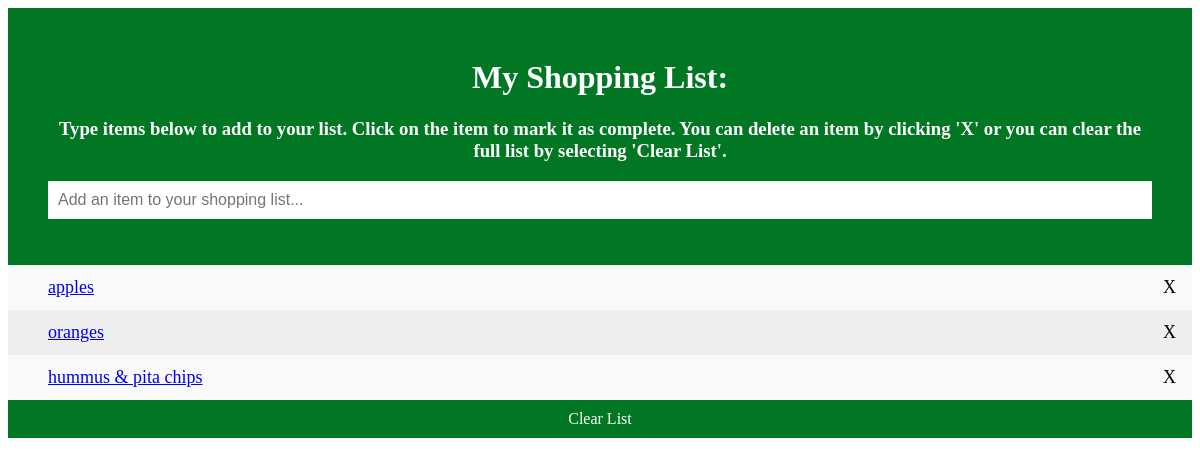
Before: / with the older database file.
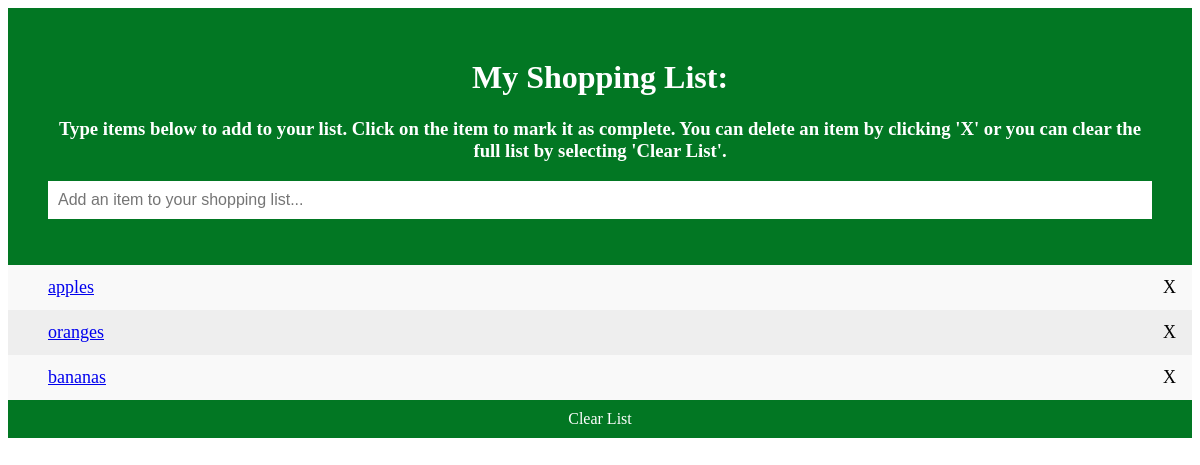
After: the same page with the newer database file.
### shopping_list/models.py (models this page shows, shortened)
class ShoppingList (models.Model):
	text = models.CharField(max_length = 40)
	complete = models.BooleanField(default = False)

### shopping_list/views.py (the view)
# urls.py: path("", views.index, name = "index"),
def index(request):
	list = ShoppingList.objects.order_by("id")
	form = ShoppingForm()
	context ={"list":list, "form": form}
	return render (request, "shopping_list/index.html", context)

### shopping_list/forms.py
class ShoppingForm(forms.Form):
	text = forms.CharField(max_length = 40,
		widget = forms.TextInput(attrs={"id" : "myInput", "placeholder" : "Add an item to your shopping list...", "align": "center"}))

### shopping_list/templates/shopping_list/index.html (shortened to what this page needs)
{% load static %}
<div id="myDIV" class="header">
  <link rel="stylesheet" href="{% static 'shopping_list/styles.css' %}"/>
  <h1> My Shopping List: </h1>
  <h3> Type items below to add to your list. Click on the item to mark it as complete. You can delete an item by clicking 'X' or you can clear the full list by selecting 'Clear List'. </h3>
  <form action = "{% url 'add' %}" method = "POST" role = "form">
  {{ form.text }}
  </form>
</div>
<ul id="myUL">
  {% for item in list %}
  	  {% if item.complete %}
	     <li class="checked">{{ item.text }} <a href = "{% url 'deleteitem' item.id %}"><span class="close"> X </span></a> </li>
	  {% else %}
	    <li> <a href = "{% url 'complete' item.id %}"> {{ item.text }} </a> <a href = "{% url 'deleteitem' item.id %}"><span class="close"> X </span></a></li>
	  {% endif %}
  {% endfor %}
</ul>
<a href = "{% url 'deleteall' %}""><span class="clearlist"> Clear List </span></a>

### shopping_list/static/shopping_list/styles.css (style rules this page uses)
* { box-sizing: border-box; }
ul { margin: 0; padding: 0; list-style-type: none; }
ul li { cursor: pointer; position: relative; padding: 12px 8px 12px 40px; background: #eee; font-size: 18px; transition: 0.2s; -webkit-user-select: none; -moz-user-select: none; -ms-user-select: none; user-select: none; }
ul li:nth-child(odd) { background: #f9f9f9; }
.close { position: absolute; right: 0; top: 0; padding: 12px 16px 12px 16px; color: black; }
.header { background-color: #027723; padding: 30px 40px; color: white; text-align: center; }
.header:after { content: ""; display: table; clear: both; }
input { margin: 0; border: none; border-radius: 0; width: 100%; padding: 10px; float: center; font-size: 16px; }
.clearlist { padding: 10px; width: 100%; background: #027723; color: white; float: left; text-align: center; font-size: 16px; cursor: pointer; transition: 0.3s; border-radius: 0; }

Changed rows visible on the page:
removed ShoppingList: text "hummus & pita chips"
added ShoppingList: text "bananas"
